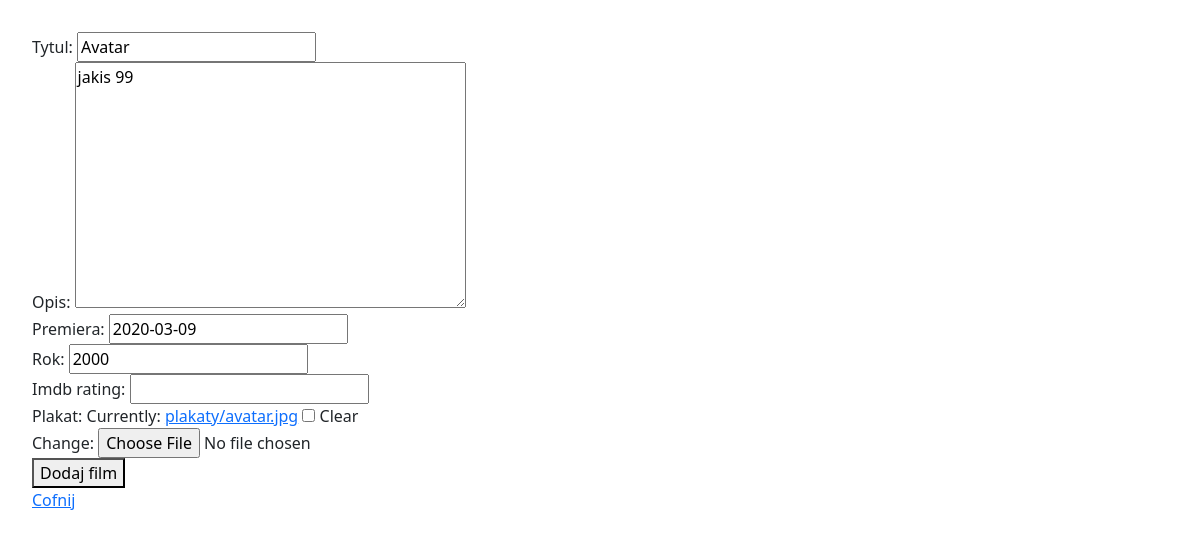
/filmy/edytuj/6/ (signed in), run on the app's committed database.
### filmyweb/models.py (models this page shows, shortened)
class Film(models.Model):
    tytul = models.CharField(max_length=64, blank=False, unique=True)
    rok = models.PositiveSmallIntegerField(default=2000)
    opis = models.TextField(default="")
    premiera = models.DateField(null=True, blank=True)
    imdb_rating = models.DecimalField(max_digits=4, decimal_places=2, null=True, blank=True)
    plakat = models.ImageField(upload_to="plakaty", null=True, blank=True)

### filmyweb/views.py (the view)
# urls.py: path('edytuj/<int:id>/', edytuj_film, name='edit_film'),
@login_required
def edytuj_film(request, id):
    film = get_object_or_404(Film, pk=id)
    form = FilmForm(request.POST or None, request.FILES or None, instance=film)
    if form.is_valid():
        form.save()
        return redirect(wszystkie_filmy)
    return render(request, 'film_form.html', {'form': form})

### filmyweb/forms.py
class FilmForm(ModelForm):
    class Meta:
        model = Film
        fields = ['tytul', 'opis', 'premiera', 'rok', 'imdb_rating', 'plakat']

### templates/film_form.html (shortened to what this page needs)
{% extends 'glowny.html' %}
{% load bootstrap %}
{% block strona %}
    <form method="post" enctype="multipart/form-data">
        {{ form|bootstrap }}
        <button type="submit">Dodaj film</button>
    </form>
    <a href="{% url 'wszystkie' %}">Cofnij</a>
{% endblock %}

### filmyweb/static/nowy.css (style rules this page uses)
body { padding: 2rem; }

### data on the page
Film: tytul "Avatar", opis "jakis 99", premiera "2020-03-09", rok "2000"
